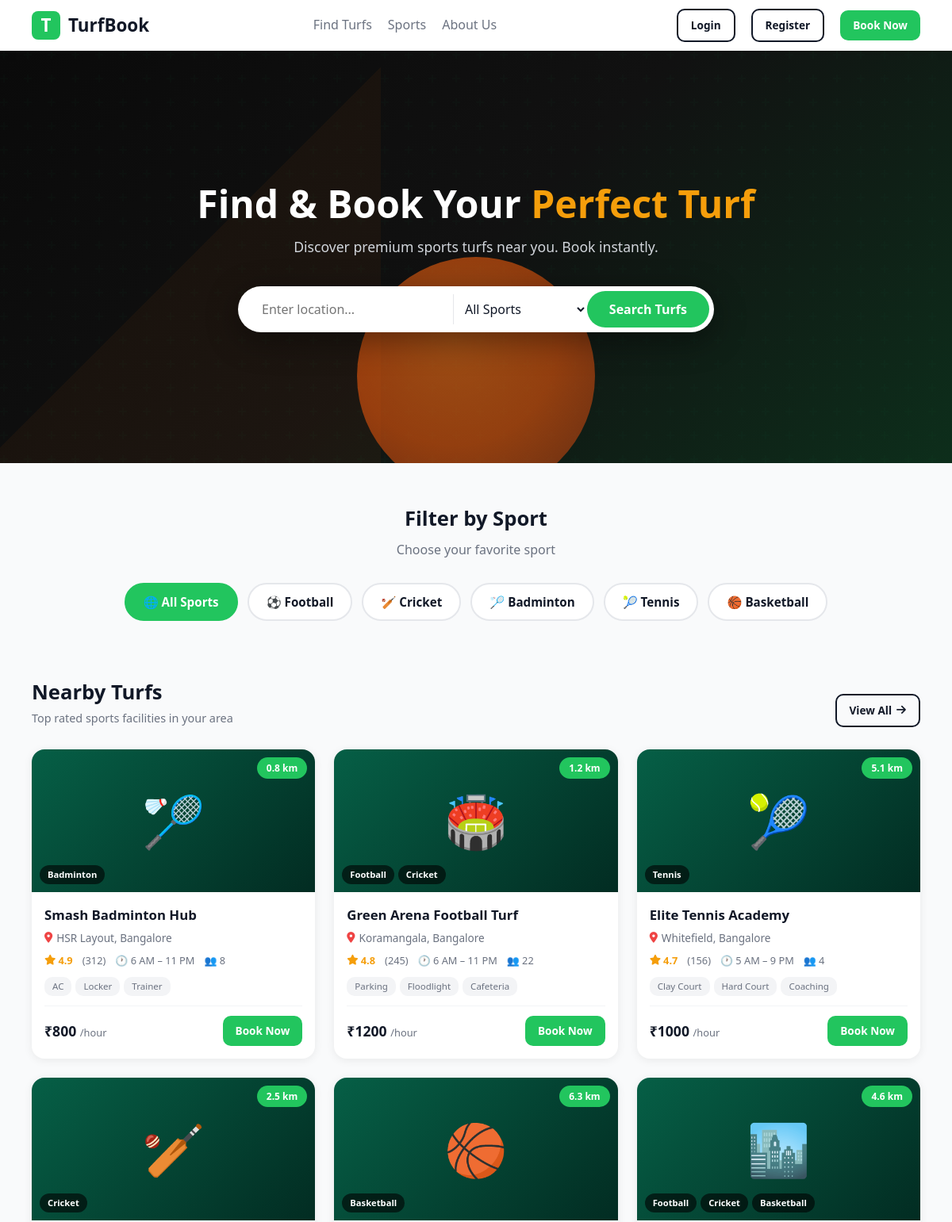
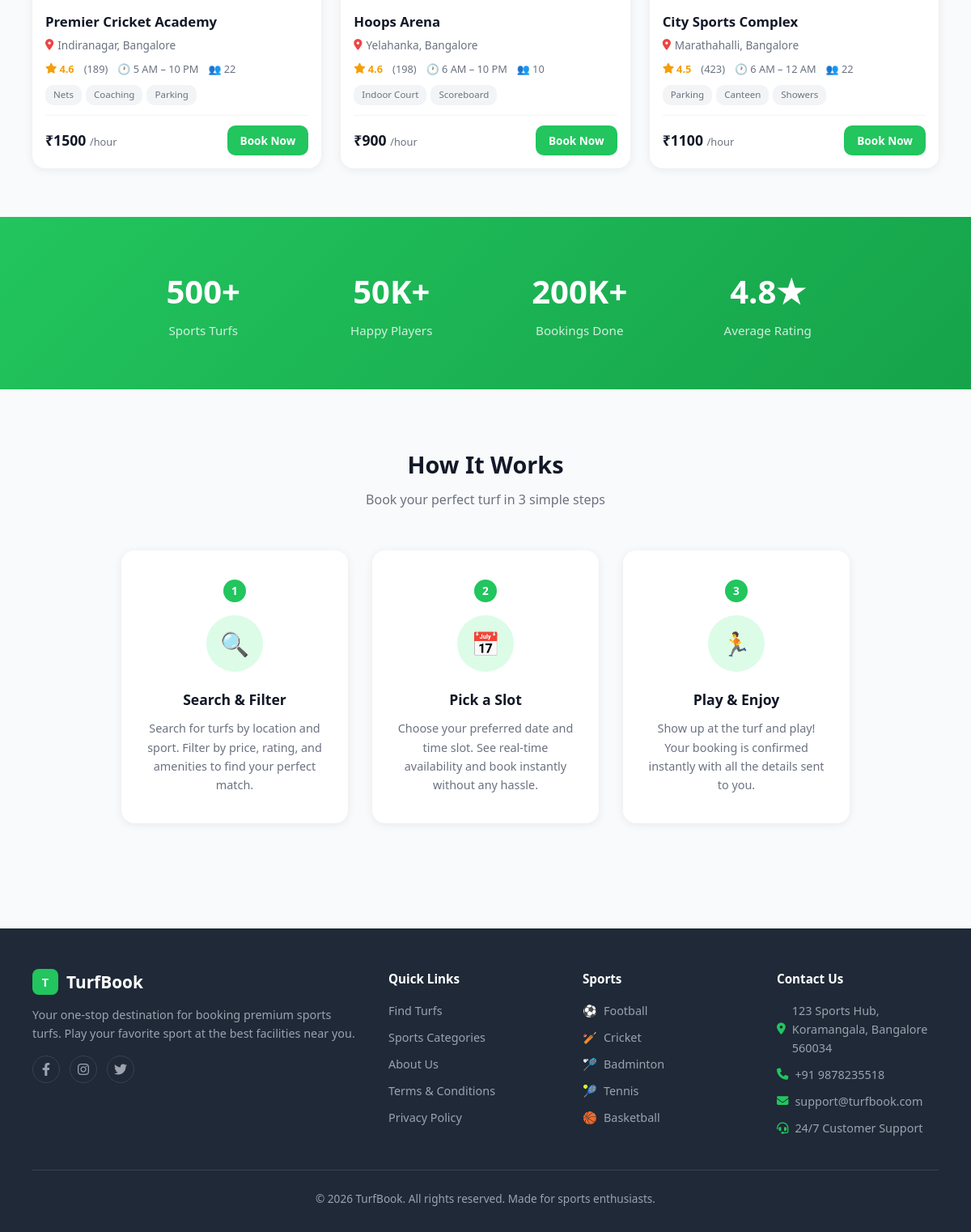
The page / on the database its author committed (2 pictures, top to bottom).
### tables this page shows
CREATE TABLE turfs (
            id INTEGER PRIMARY KEY AUTOINCREMENT,
            name TEXT NOT NULL,
            location TEXT NOT NULL,
            city TEXT NOT NULL,
            distance REAL,
            rating REAL DEFAULT 4.5,
            review_count INTEGER DEFAULT 0,
            open_time TEXT DEFAULT '6 AM',
            close_time TEXT DEFAULT '11 PM',
            max_players INTEGER DEFAULT 22,
            price_per_hour INTEGER NOT NULL,
            sports TEXT NOT NULL,
            amenities TEXT DEFAULT '',
            image_url TEXT DEFAULT '',
            description TEXT DEFAULT '',
            is_active INTEGER DEFAULT 1
        );

### app.py (the view)
@app.route('/')
def index():
    conn = get_db()
    featured = conn.execute("SELECT * FROM turfs WHERE is_active=1 ORDER BY rating DESC LIMIT 6").fetchall()
    conn.close()
    return render_template('index.html', turfs=featured)

### app.py (called while the page is built)
def get_db():
    conn = sqlite3.connect(DB_PATH)
    conn.row_factory = sqlite3.Row
    return conn

### templates/index.html (shortened to what this page needs)
{% extends 'base.html' %}
{% block content %}
<section class="hero">
  <div class="hero-lines"></div>
  <div class="hero-ball"></div>
  <div class="hero-content">
    <h1>Find & Book Your <span>Perfect Turf</span></h1>
    <p>Discover premium sports turfs near you. Book instantly.</p>
    <form action="/find-turfs" method="get">
      <div class="search-box">
        <input type="text" name="location" placeholder="Enter location..." value="">
        <select name="sport">
          <option value="">All Sports</option>
        </select>
        <button type="submit">Search Turfs</button>
      </div>
    </form>
  </div>
</section>
<section class="sport-section" id="sports">
  <h2>Filter by Sport</h2>
  <p>Choose your favorite sport</p>
  <div class="sport-pills">
    <a href="/find-turfs" class="sport-pill active">🌐 All Sports</a>
    <a href="/find-turfs?sport=Football" class="sport-pill">⚽ Football</a>
    <a href="/find-turfs?sport=Cricket" class="sport-pill">🏏 Cricket</a>
    <a href="/find-turfs?sport=Badminton" class="sport-pill">🏸 Badminton</a>
    <a href="/find-turfs?sport=Tennis" class="sport-pill">🎾 Tennis</a>
    <a href="/find-turfs?sport=Basketball" class="sport-pill">🏀 Basketball</a>
  </div>
</section>
<section class="nearby-section">
  <div class="section-header">
    <div>
      <h2>Nearby Turfs</h2>
      <p>Top rated sports facilities in your area</p>
    </div>
    <a href="/find-turfs" class="btn btn-outline btn-sm">View All <i class="fa fa-arrow-right"></i></a>
  </div>
  <div class="turfs-grid">
    {% for turf in turfs %}
    <div class="card turf-card" onclick="window.location='/turf/{{ turf.id }}'">
      <div class="turf-card-img">
        {{ turf.image_url }}
        {% if turf.distance %}
        <div class="distance-badge">{{ turf.distance }} km</div>
        {% endif %}
        <div class="sport-badges">
          {% for sport in turf.sports.split(',') %}
          <span class="sport-badge">{{ sport.strip() }}</span>
          {% endfor %}
        </div>
      </div>
      <div class="turf-card-body">
        <div class="turf-card-title">{{ turf.name }}</div>
        <div class="turf-location">
          <i class="fa fa-map-marker-alt" style="color:var(--red)"></i>
          {{ turf.location }}, {{ turf.city }}
        </div>
        <div class="turf-meta">
          <span class="rating"><i class="fa fa-star"></i> {{ turf.rating }}</span>
          <span>({{ turf.review_count }})</span>
          <span>🕐 {{ turf.open_time }} – {{ turf.close_time }}</span>
          <span>👥 {{ turf.max_players }}</span>
        </div>
        <div class="amenity-tags">
          {% for a in turf.amenities.split(',')[:3] %}
          <span class="amenity-tag">{{ a.strip() }}</span>
          {% endfor %}
        </div>
        <div class="turf-card-footer">
          <div class="price">₹{{ turf.price_per_hour }} <span>/hour</span></div>
          <a href="/book/{{ turf.id }}" class="btn btn-green btn-sm" onclick="event.stopPropagation()">Book Now</a>
        </div>
      </div>
    </div>
    {% endfor %}
  </div>
</section>
<section class="stats-section">
  <div class="stats-grid">
    <div class="stat-item"><div class="number">500+</div><div class="label">Sports Turfs</div></div>
    <div class="stat-item"><div class="number">50K+</div><div class="label">Happy Players</div></div>
    <div class="stat-item"><div class="number">200K+</div><div class="label">Bookings Done</div></div>
    <div class="stat-item"><div class="number">4.8★</div><div class="label">Average Rating</div></div>
  </div>
</section>
<section class="how-section">
  <h2>How It Works</h2>
  <p class="sub">Book your perfect turf in 3 simple steps</p>
  <div class="steps-grid">
    <div class="card step-card">
      <div class="step-number">1</div>
      <div class="step-icon">🔍</div>
      <h3>Search & Filter</h3>
      <p>Search for turfs by location and sport. Filter by price, rating, and amenities to find your perfect match.</p>
    </div>
    <div class="card step-card">
      <div class="step-number">2</div>
      <div class="step-icon">📅</div>
      <h3>Pick a Slot</h3>
      <p>Choose your preferred date and time slot. See real-time availability and book instantly without any hassle.</p>
    </div>
    <div class="card step-card">
      <div class="step-number">3</div>
      <div class="step-icon">🏃</div>
      <h3>Play & Enjoy</h3>
      <p>Show up at the turf and play! Your booking is confirmed instantly with all the details sent to you.</p>
    </div>
  </div>
</section>
{% endblock %}

### static/css/style.css (style rules this page uses)
:root { --green: #22c55e; --green-dark: #16a34a; --yellow: #f59e0b; --dark: #111827; --gray: #6b7280; --light: #f9fafb; --white: #fff; --red: #ef4444; --blue: #3b82f6; --border-radius: 10px; --shadow-sm: 0 2px 12px rgba(0,0,0,0.07); --shadow-md: 0 4px 20px rgba(0,0,0,0.08); --shadow-lg: 0 8px 30px rgba(0,0,0,0.12); --transition: all 0.3s ease; }
* { box-sizing: border-box; margin: 0; padding: 0; }
html, body { width: 100%; height: 100%; }
body { font-family: 'Segoe UI', Tahoma, Geneva, Verdana, sans-serif; color: var(--dark); background: var(--light); line-height: 1.6; }
a { text-decoration: none; color: inherit; transition: var(--transition); }
button, input, select, textarea { font-family: inherit; font-size: inherit; }
.btn { padding: 11px 22px; border-radius: var(--border-radius); font-weight: 600; cursor: pointer; border: none; transition: var(--transition); font-size: 0.95rem; display: inline-flex; align-items: center; gap: 6px; white-space: nowrap; }
.btn-green { background: var(--green); color: white; }
.btn-outline { border: 2px solid var(--dark); color: var(--dark); background: transparent; }
.btn-sm { padding: 8px 16px; font-size: 0.85rem; }
.card { background: var(--white); border-radius: 16px; box-shadow: var(--shadow-sm); overflow: hidden; transition: var(--transition); }
.turf-card { cursor: pointer; }
.turf-card-img { position: relative; height: 180px; background: linear-gradient(135deg, #065f46, #022c22); display: flex; align-items: center; justify-content: center; font-size: 4rem; overflow: hidden; }
.turf-card-img .distance-badge { position: absolute; top: 10px; right: 10px; background: var(--green); color: white; padding: 4px 12px; border-radius: 20px; font-size: 0.75rem; font-weight: 700; }
.sport-badges { position: absolute; bottom: 10px; left: 10px; display: flex; gap: 5px; flex-wrap: wrap; }
.sport-badge { background: rgba(0, 0, 0, 0.6); color: white; padding: 3px 10px; border-radius: 12px; font-size: 0.7rem; font-weight: 600; }
.turf-card-body { padding: 16px; }
.turf-card-title { font-size: 1.05rem; font-weight: 700; margin-bottom: 4px; }
.turf-location { color: var(--gray); font-size: 0.85rem; display: flex; align-items: center; gap: 5px; margin-bottom: 8px; }
.turf-meta { display: flex; align-items: center; gap: 12px; font-size: 0.8rem; color: var(--gray); margin-bottom: 10px; }
.turf-meta .rating { color: var(--yellow); font-weight: 700; display: flex; align-items: center; gap: 3px; }
.amenity-tags { display: flex; flex-wrap: wrap; gap: 5px; margin-bottom: 12px; }
.amenity-tag { background: #f3f4f6; color: var(--gray); padding: 3px 10px; border-radius: 10px; font-size: 0.72rem; font-weight: 500; }
.turf-card-footer { display: flex; align-items: center; justify-content: space-between; padding-top: 12px; border-top: 1px solid #f3f4f6; }
.price { font-size: 1.1rem; font-weight: 700; color: var(--dark); }
.price span { font-size: 0.8rem; color: var(--gray); font-weight: 400; }

### templates/base.html (style rules this page uses)
:root { --green: #22c55e; --green-dark: #16a34a; --yellow: #f59e0b; --dark: #111827; --gray: #6b7280; --light: #f9fafb; --white: #fff; --red: #ef4444; --blue: #3b82f6; }

### rows shown on the page
turfs: image_url "🏸", distance "0.8", strip "Badminton", name "Smash Badminton Hub", location "HSR Layout", city "Bangalore", rating "4.9", review_count "312", open_time "6 AM", close_time "11 PM", max_players "8", strip "AC" "Locker" "Trainer", price_per_hour "800"
turfs: image_url "🏟️", distance "1.2", strip "Football" "Cricket", name "Green Arena Football Turf", location "Koramangala", city "Bangalore", rating "4.8", review_count "245", open_time "6 AM", close_time "11 PM", max_players "22", strip "Parking" "Floodlight" "Cafeteria", price_per_hour "1200"
turfs: image_url "🎾", distance "5.1", strip "Tennis", name "Elite Tennis Academy", location "Whitefield", city "Bangalore", rating "4.7", review_count "156", open_time "5 AM", close_time "9 PM", max_players "4", strip "Clay Court" "Hard Court" "Coaching", price_per_hour "1000"
turfs: image_url "🏏", distance "2.5", strip "Cricket", name "Premier Cricket Academy", location "Indiranagar", city "Bangalore", rating "4.6", review_count "189", open_time "5 AM", close_time "10 PM", max_players "22", strip "Nets" "Coaching" "Parking", price_per_hour "1500"
turfs: image_url "🏀", distance "6.3", strip "Basketball", name "Hoops Arena", location "Yelahanka", city "Bangalore", rating "4.6", review_count "198", open_time "6 AM", close_time "10 PM", max_players "10", strip "Indoor Court" "Scoreboard", price_per_hour "900"
turfs: image_url "🏙️", distance "4.6", strip "Football" "Cricket" "Basketball", name "City Sports Complex", location "Marathahalli", city "Bangalore", rating "4.5", review_count "423", open_time "6 AM", close_time "12 AM", max_players "22", strip "Parking" "Canteen" "Showers", price_per_hour "1100"
